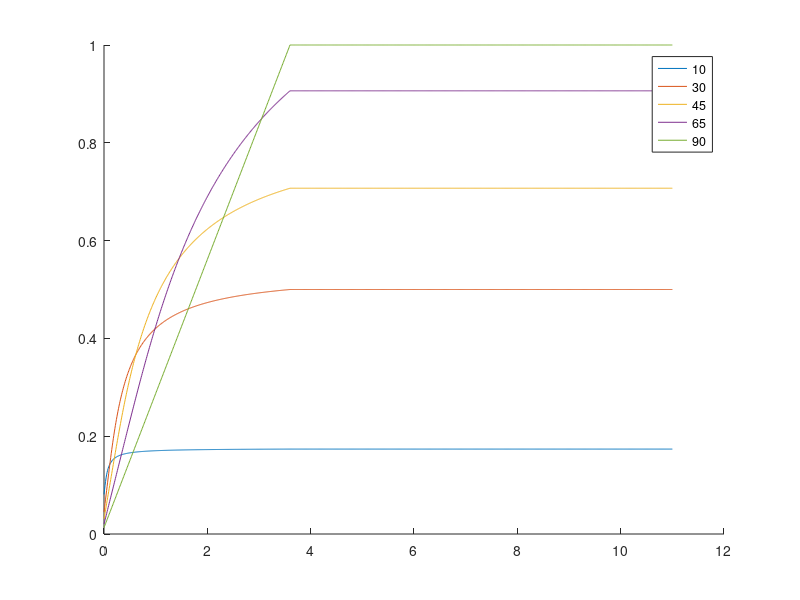

Reproduce this figure in MATLAB.

% Implements equations from Bianciardi et al., 2015
% Reproduces figure 1

% MRI acquisition settings:
FA_deg = [10 30 45 65 90]; % flip angle in degrees to plot
FA_all = (FA_deg*2*pi)/360; % flip angle in radians
TE = 0;
TR = 0.033;

V = 0:0.01:11; % cm/s
Vc = 3.6; % ST/TR (ST = slice thickness) speed at which there is complete inflow of new spins

% 7T tissue parameters [blood WM GM CSF] from Bianciardi
T1 = [2.5 1.2 2.1 4.4]; % seconds longitudinal recovery rate
T2s = 1; % displays are for TE = 0, T2s can be anything as equations have TE/T2s;

% 3T tissue parameters [blood WM GM CSF] from Bianciardi
% T1 = [1.7 0.8 1.3 4.4]; % seconds longitudinal recovery rate

tt = 1; % tissue type: 1=blood 2=WM 3=GM 4=CSF

%%
figure,hold on
for FA = FA_all
    
    G = 1; % a gain factor
    M0 = 1;

    q = exp(-TR/T1(tt))*cos(FA);

    Mxy = NaN(size(V));

    % regime 1 v==0:
    for kk = find(V==0)   
        MzV0 = (M0 * (1-exp(-TR/T1(tt))))/(1-q);
        Mxy(kk) = G * sin(FA) * MzV0 * exp(-TE/T2s);
    end

    % regime 2 v<vc:
    for kk = find(V>0 & V<Vc) 
        MzV0 = (M0 * (1-exp(-TR/T1(tt))))/(1-q);
        Mxy(kk) = G * sin(FA) * (MzV0 + (M0-MzV0)*(1-q.^(Vc/V(kk)))/((Vc/V(kk))*(1-q)) )* exp(-TE/T2s);
    end

    % regime 3 v>vc:
    for kk = find(V>=Vc) 
        Mxy(kk) = G * sin(FA) * M0 * exp(-TE/T2s);
    end
    plot(V,Mxy)
end
legend(int2str(FA_deg'))
